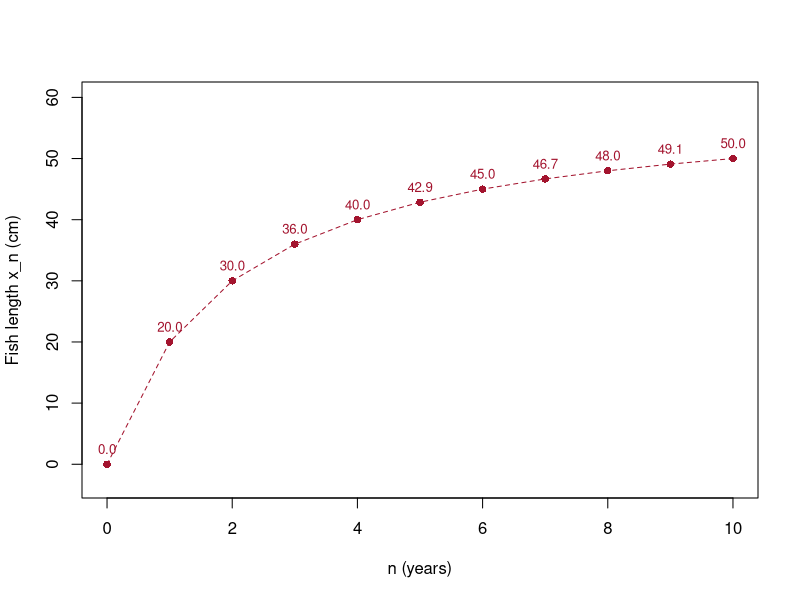

Here is the R script that generated this plot:
# Fig. 1.1: Fish length after n years (book, Section 1.1, Eq. 1.1)
# explicit sequence x_n = 60 n / (n + 2)
# (c) 2026 Philipp Kügler · Program for the book "Dynamical Systems in the Life Sciences" · MIT License (see LICENSE)
n <- 0:10                          # n = 0, 1, ..., 10
x <- 60 * n / (n + 2)              # formula for the n-th term (elementwise)

cat(sprintf("%.1f", x), "\n")      # 0.0 20.0 30.0 36.0 40.0 42.9 45.0 ...

rot <- rgb(0.64, 0.08, 0.18)
plot(n, x, type = "o", lty = 2, pch = 16, col = rot, ylim = c(-3, 60),
     xlab = "n (years)", ylab = "Fish length x_n (cm)")
text(n, x + 2.5, sprintf("%.1f", x), col = rot, cex = 0.8)
